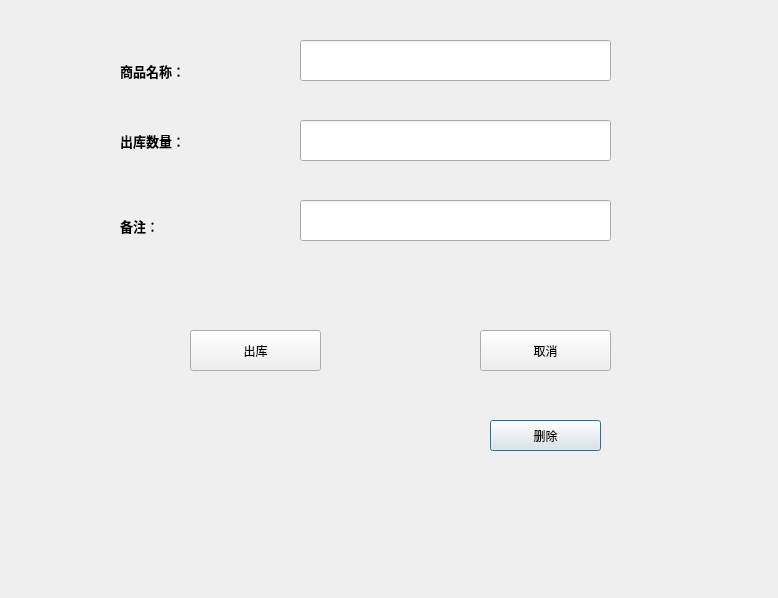
<?xml version="1.0" encoding="UTF-8"?>
<ui version="4.0">
 <class>getOut</class>
 <widget class="QDialog" name="getOut">
  <property name="geometry">
   <rect>
    <x>0</x>
    <y>0</y>
    <width>778</width>
    <height>598</height>
   </rect>
  </property>
  <property name="windowTitle">
   <string>Dialog</string>
  </property>
  <widget class="QPushButton" name="declineOut">
   <property name="geometry">
    <rect>
     <x>490</x>
     <y>420</y>
     <width>111</width>
     <height>31</height>
    </rect>
   </property>
   <property name="text">
    <string>删除</string>
   </property>
  </widget>
  <widget class="QLineEdit" name="nameOut">
   <property name="geometry">
    <rect>
     <x>300</x>
     <y>40</y>
     <width>311</width>
     <height>41</height>
    </rect>
   </property>
  </widget>
  <widget class="QLineEdit" name="moreOut">
   <property name="geometry">
    <rect>
     <x>300</x>
     <y>200</y>
     <width>311</width>
     <height>41</height>
    </rect>
   </property>
  </widget>
  <widget class="QPushButton" name="outGet">
   <property name="geometry">
    <rect>
     <x>190</x>
     <y>330</y>
     <width>131</width>
     <height>41</height>
    </rect>
   </property>
   <property name="text">
    <string>出库</string>
   </property>
  </widget>
  <widget class="QLabel" name="label_3">
   <property name="geometry">
    <rect>
     <x>120</x>
     <y>200</y>
     <width>141</width>
     <height>51</height>
    </rect>
   </property>
   <property name="font">
    <font>
     <family>Arial</family>
     <pointsize>10</pointsize>
     <weight>75</weight>
     <bold>true</bold>
    </font>
   </property>
   <property name="text">
    <string>备注：</string>
   </property>
  </widget>
  <widget class="QLabel" name="label">
   <property name="geometry">
    <rect>
     <x>120</x>
     <y>50</y>
     <width>121</width>
     <height>41</height>
    </rect>
   </property>
   <property name="font">
    <font>
     <family>Arial</family>
     <pointsize>10</pointsize>
     <weight>75</weight>
     <bold>true</bold>
    </font>
   </property>
   <property name="text">
    <string>商品名称：</string>
   </property>
  </widget>
  <widget class="QPushButton" name="cencleOut">
   <property name="geometry">
    <rect>
     <x>480</x>
     <y>330</y>
     <width>131</width>
     <height>41</height>
    </rect>
   </property>
   <property name="text">
    <string>取消</string>
   </property>
  </widget>
  <widget class="QLineEdit" name="numberOut">
   <property name="geometry">
    <rect>
     <x>300</x>
     <y>120</y>
     <width>311</width>
     <height>41</height>
    </rect>
   </property>
  </widget>
  <widget class="QLabel" name="label_2">
   <property name="geometry">
    <rect>
     <x>120</x>
     <y>120</y>
     <width>131</width>
     <height>41</height>
    </rect>
   </property>
   <property name="font">
    <font>
     <family>Arial</family>
     <pointsize>10</pointsize>
     <weight>75</weight>
     <bold>true</bold>
    </font>
   </property>
   <property name="text">
    <string>出库数量：</string>
   </property>
  </widget>
 </widget>
 <resources/>
 <connections/>
</ui>
